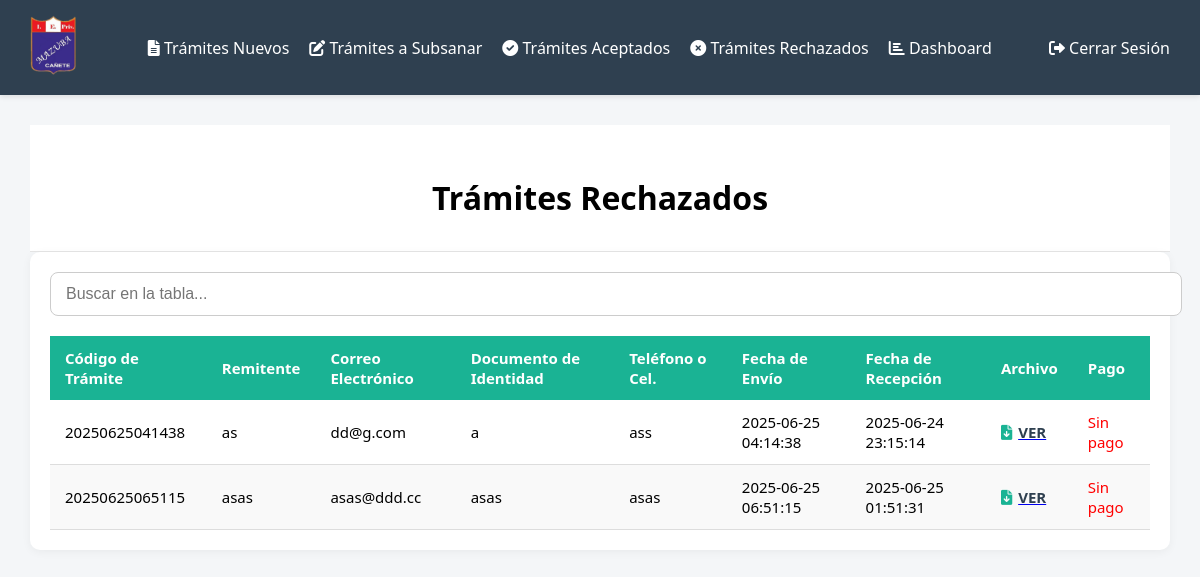
Page /SISTRAMITESNUEVO/view/Admin/tramiteRechazadosAdmin.php (signed in) on the earlier database version.
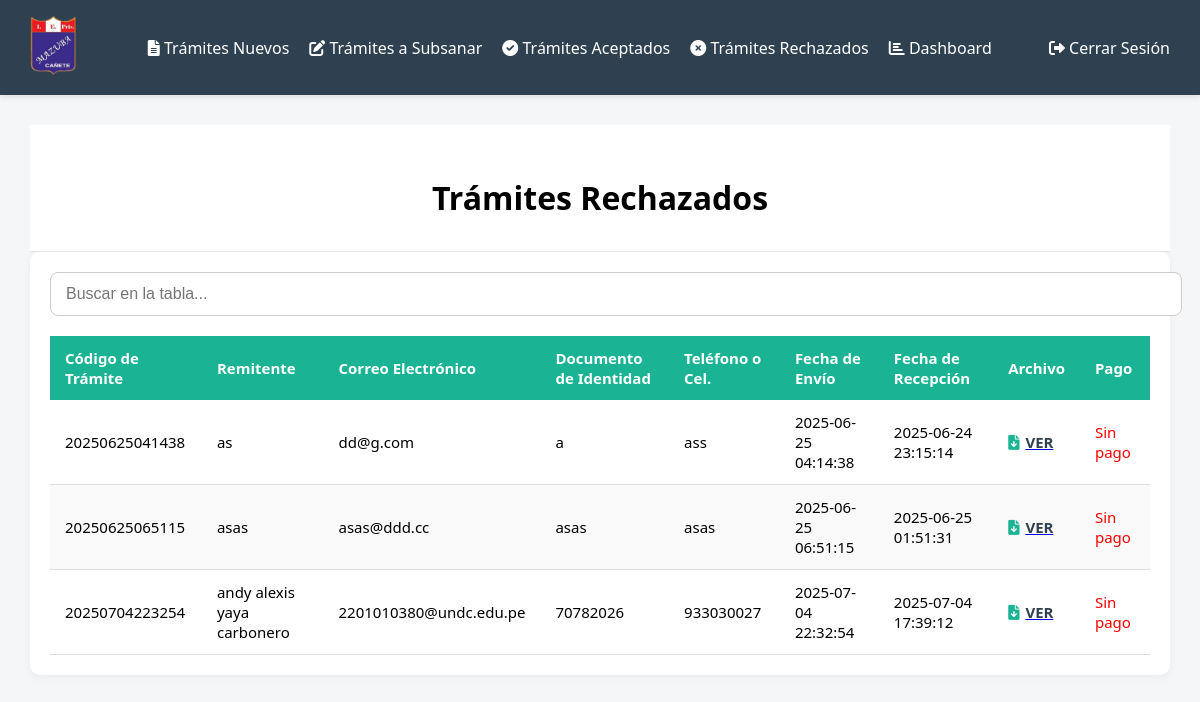
Same page on the later database version.
### tables this page shows
CREATE TABLE `tramites` (
  `id` int NOT NULL,
  `codigo_tramite` varchar(20) NOT NULL,
  `Remitente` varchar(100) NOT NULL,
  `email` varchar(100) NOT NULL,
  `documento_identidad` varchar(20) NOT NULL,
  `telefono` varchar(20) DEFAULT NULL,
  `fecha_envio` datetime NOT NULL,
  `fecha_recepcion` varchar(50) NOT NULL,
  `archivo` varchar(255) NOT NULL,
  `comprobante` varchar(255) DEFAULT NULL,
  `Estado` varchar(50) NOT NULL,
  `mensaje` text NOT NULL
);

### SISTRAMITESNUEVO/view/Admin/tramiteRechazadosAdmin.php (the view, shortened to what this page needs)
<!DOCTYPE html>
<html lang="en">
<head>
    <link rel="stylesheet" href="https://cdnjs.cloudflare.com/ajax/libs/font-awesome/6.0.0-beta3/css/all.min.css">
</head>
<body>
<header>
    <div class="logo">
        <img src="../../logo.png" alt="">
    </div>
    <div class="itemsNav">
        <a href="../Admin/tramiteNuevosAdmin.php"><i class="fas fa-file-alt"></i> Trámites Nuevos</a>
        <a href="../Admin/tramiteSubsanarAdmin.php"><i class="fas fa-edit"></i> Trámites a Subsanar</a>
        <a href="../Admin/tramiteAceptadosAdmin.php"><i class="fas fa-check-circle"></i> Trámites Aceptados</a>
        <a href="../Admin/tramiteRechazadosAdmin.php"><i class="fas fa-times-circle"></i> Trámites Rechazados</a>
        <a href="dashboardAdmin.php"><i class="fas fa-chart-bar"></i> Dashboard</a>
    </div>
    <div class="itemsPerfil">
        <a href="../../php/logout.php"><i class="fas fa-sign-out-alt"></i> Cerrar Sesión</a>
    </div>
</header>
<main>
    <div class="encabezado">
        <h1>Trámites Rechazados</h1>
    </div>
    <div class="dato">
        <input type="text" id="buscar" placeholder="Buscar en la tabla...">
        <div class="contenedorTable">
            <table>
                <thead>
                    <tr>
                        <th>Código de Trámite</th>
                        <th>Remitente</th>
                        <th>Correo Electrónico</th>
                        <th>Documento de Identidad</th>
                        <th>Teléfono o Cel.</th>
                        <th>Fecha de Envío</th>
                        <th>Fecha de Recepción</th>
                        <th>Archivo</th>
                        <th>Pago</th>
                    </tr>
                </thead>
                <tbody id="tablaTramites">
                    <?php
                    $conn = new mysqli("localhost", "root", "root", "sistemacolegio");
                    $sql = "SELECT * FROM tramites WHERE Estado = 'Eliminado'";
                    $result = $conn->query($sql);
                    if ($result->num_rows > 0) {
                        while ($row = $result->fetch_assoc()) {
                            echo "<tr>";
                            echo "<td>" . htmlspecialchars($row['codigo_tramite']) . "</td>";
                            echo "<td>" . htmlspecialchars($row['Remitente']) . "</td>";
                            echo "<td>" . htmlspecialchars($row['email']) . "</td>";
                            echo "<td>" . htmlspecialchars($row['documento_identidad']) . "</td>";
                            echo "<td>" . htmlspecialchars($row['telefono']) . "</td>";
                            echo "<td>" . htmlspecialchars($row['fecha_envio']) . "</td>";
                            echo "<td>" . htmlspecialchars($row['fecha_recepcion']) . "</td>";
                            echo "<td><a href='../../pdf/" . htmlspecialchars($row['archivo']) . "' download class='download-link'><i class='fas fa-file-download' style='color: #1ab394; margin-right: 6px;'></i><span style='color: #2f4050; font-weight: bold;'>VER</span></a></td>";
                            if (!empty($row['comprobante_pago'])) {
                                echo "<td><a href='../../comprobantes/" . htmlspecialchars($row['comprobante_pago']) . "' target='_blank'><i class='fas fa-money-check-alt' style='color: #1ab394; margin-right: 5px;'></i>VER</a></td>";
                            } else {
                                echo "<td><span style='color:red;'>Sin pago</span></td>";
                            }
                            echo "</tr>";
                        }
                    } else {
                        echo "<tr><td colspan='9'>No se encontraron trámites rechazados.</td></tr>";
                    }
                    ?>
                </tbody>
            </table>
        </div>
    </div>
</main>
</body>
</html>

Differences in the rows shown:
added tramites: codigo_tramite "20250704223254", Remitente "andy alexis yaya carbonero", email "2201010380@undc.edu.pe", documento_identidad "70782026", telefono "933030027", fecha_envio "2025-07-04 22:32:54", fecha_recepcion "2025-07-04 17:39:12"
